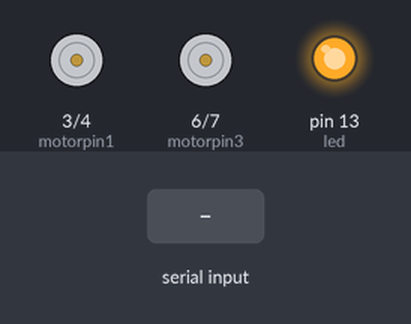
A sketch run on a simulated Arduino Uno, built with avr-gcc and run on an emulated ATmega328P. On the bench: motor-driver pin pairs drawn as motors (green arrow = first pin HIGH = forward, orange = second pin HIGH = backward, longer = more drive, scaled by the enable pin), output pins drawn as LEDs (lit = HIGH). The test bench sets the inputs (shaded band).

Above: at 1.2 s.
1.3 s: "B" received over Serial
At 2.1 s:
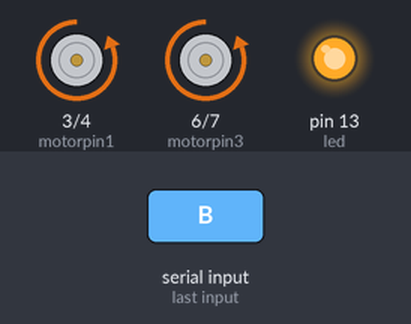
2.8 s: "F" received over Serial
At 3.3 s:
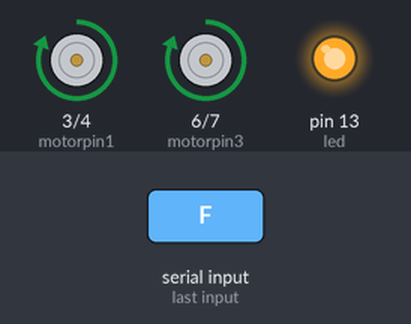
4.3 s: "L" received over Serial
At 5.5 s:
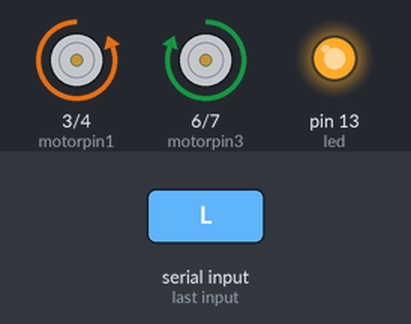
5.8 s: "R" received over Serial
At 6.8 s:
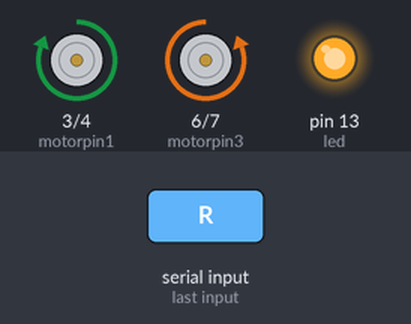
7.3 s: "S" received over Serial
At 7.9 s:
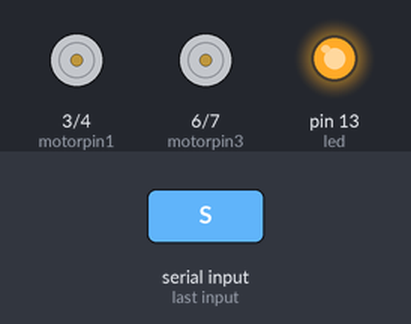
Timing chart, 0 to 9.8 s (numbered marks = the images above; inputs shaded):
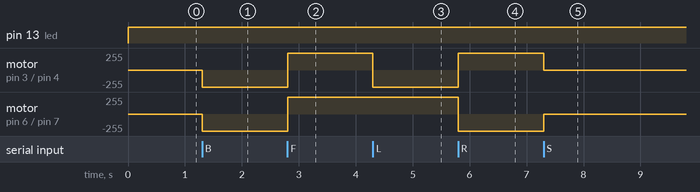

Measured:
- after the input at 1.3 s, motor on pin 3 (motorpin1) / pin 4 (motorpin2), motor on pin 6 (motorpin3) / pin 7 (motorpin4): stopped → backward 255/255 at once
- after the input at 2.8 s, motor on pin 3 (motorpin1) / pin 4 (motorpin2), motor on pin 6 (motorpin3) / pin 7 (motorpin4): backward 255/255 → forward 255/255 at once
- after the input at 4.3 s, motor on pin 3 (motorpin1) / pin 4 (motorpin2): forward 255/255 → backward 255/255 at once
- after the input at 5.8 s, motor on pin 3 (motorpin1) / pin 4 (motorpin2): backward 255/255 → forward 255/255 at once; motor on pin 6 (motorpin3) / pin 7 (motorpin4): forward 255/255 → backward 255/255 at once
- after the input at 7.3 s, motor on pin 3 (motorpin1) / pin 4 (motorpin2): forward 255/255 → stopped at once; motor on pin 6 (motorpin3) / pin 7 (motorpin4): backward 255/255 → stopped at once

The sketch:

robot.ino
```cpp
// Global declarations
int led = 13;
int enable1 = 2;
int motorpin1 = 3;
int motorpin2 = 4;
int enable2 = 5;
int motorpin3 = 6;
int motorpin4 = 7;
int incomingByte = 0;

// Init function
void setup() {
  Serial.begin(9600);
  pinMode(led,OUTPUT);
  pinMode(enable1,OUTPUT);
  pinMode(enable2,OUTPUT);
  pinMode(motorpin1,OUTPUT);
  pinMode(motorpin2,OUTPUT);
  pinMode(motorpin3,OUTPUT);
  pinMode(motorpin4,OUTPUT);
}

// Loop
void loop() {
  // Turn the leds on
  digitalWrite(led,HIGH);

  // If the serial communication is activated
  if (Serial.available() > 0) {
      // Read the incoming byte:
      incomingByte = Serial.read();

      if (incomingByte == 'B') {    // Go backward
        digitalWrite(enable1,HIGH);
        digitalWrite(enable2,HIGH);
        digitalWrite(motorpin1,LOW);
        digitalWrite(motorpin2,HIGH);
        digitalWrite(motorpin3,LOW);
        digitalWrite(motorpin4,HIGH);
      } else if (incomingByte == 'F') { // Go foreward
        digitalWrite(enable1,HIGH);
        digitalWrite(enable2,HIGH);
        digitalWrite(motorpin1,HIGH);
        digitalWrite(motorpin2,LOW);
        digitalWrite(motorpin3,HIGH);
        digitalWrite(motorpin4,LOW);
      } else if (incomingByte == 'L') { // Turn left
        digitalWrite(enable1,HIGH);
        digitalWrite(enable2,HIGH);
        digitalWrite(motorpin2,HIGH);
        digitalWrite(motorpin1,LOW);
        digitalWrite(motorpin3,HIGH);
        digitalWrite(motorpin4,LOW);
      } else if (incomingByte == 'R') { // Turn right
        digitalWrite(enable1,HIGH);
        digitalWrite(enable2,HIGH);
        digitalWrite(motorpin1,HIGH);
        digitalWrite(motorpin2,LOW);
        digitalWrite(motorpin4,HIGH);
        digitalWrite(motorpin3,LOW);
      } else if (incomingByte == 'S') { // Stop
        digitalWrite(enable1,LOW);
        digitalWrite(enable2,LOW);
      }
  }

  delay(1);
}
```
